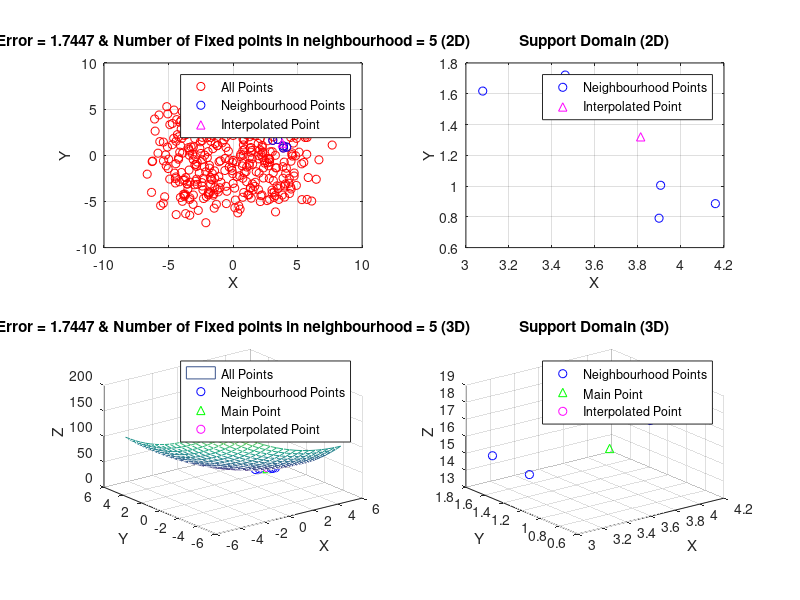
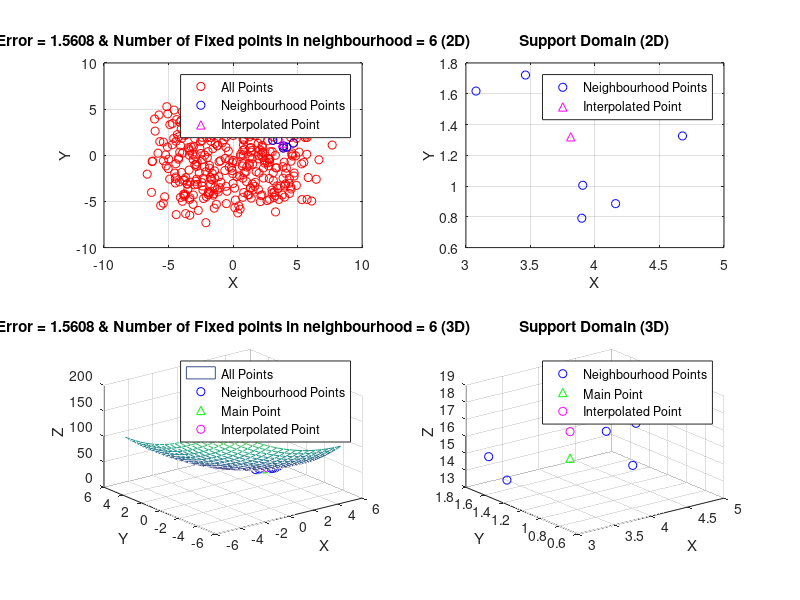
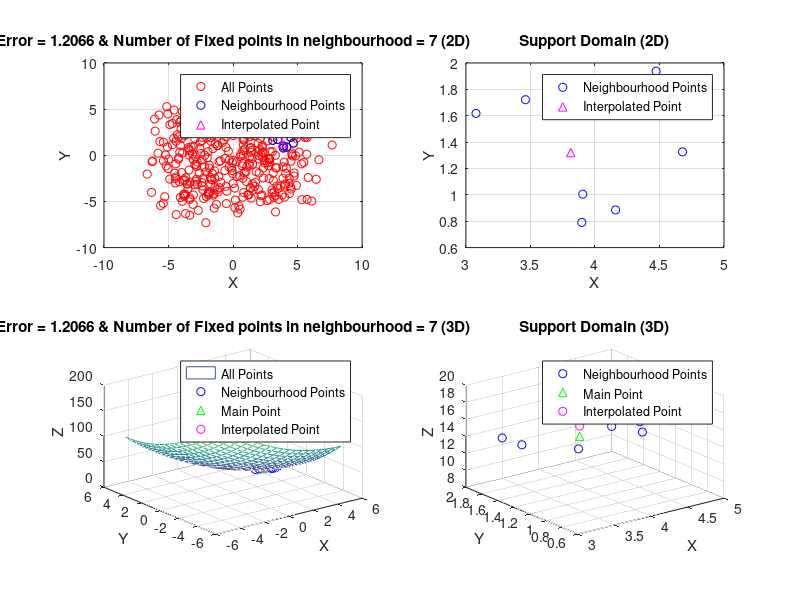
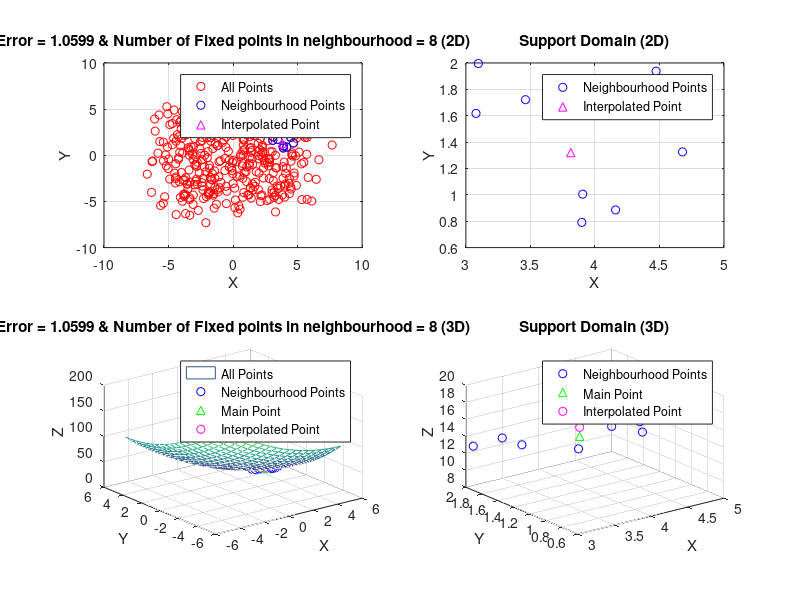

MATLAB code to generate these figures, in order:
%% ========================================================================
%  GeoInterp : Numerical Interpolation & Approximation Methods in Geodesy
%  ------------------------------------------------------------------------
%  Script  : IDW.m
%  Purpose : Inverse Distance Weighting (IDW) interpolation experiment on
%            a noisy 2D grid. Studies how the interpolation error changes
%            with the number of neighbours (support domain size, k-NN).
%  ------------------------------------------------------------------------
%  Author  : Motahareh Esfandyari-Kaloukan
%  ========================================================================

clear
clc
close all
format long g

x = linspace(-5, 5, 20);
y = linspace(-5, 5, 20);

[X, Y] = meshgrid(x, y);

Z = (X-5).^2+(Y-5).^2;

X2 = X+randn(20, 20);
Y2 = Y+randn(20, 20);
Z2 = (X2-5).^2+(Y2-5).^2;

k = 1;
x = [];
y = []; 
z = [];

x = reshape(X2, [], 1) ;
y = reshape(Y2, [], 1) ;
z = reshape(Z2, [], 1) ;

x0 = x(255);
y0 = y(255);
z0 = z(255);

x(255,:) = [];
y(255,:) = [];
z(255,:) = [];

h = waitbar(0, 'Please wait...');

i = 1;

for n = 5:25
    
    [IDX,D] = knnsearch([x y],[x0 y0],'K',n) ;
    
    w = 1./D.^2;
    
    I(i,:) = sum(w' .*z(IDX))./sum(w');
        
    error = norm(I-z0);
    
    ERROR(i,:) = abs(I(i,:)-z0);
    
    Name = ['Error = ' , num2str(ERROR(i,:)) , ' & Number of Fixed points in neighbourhood = ' , num2str(n)];
    
    figure(i)
    subplot(2,2,1)
    plot(x,y,'ro') , hold on , plot(x(IDX),y(IDX),'bo') , hold on , plot(x0,y0,'m^')
    xlabel('X') , ylabel('Y') , title([Name , ' (2D)'])
    legend('All Points','Neighbourhood Points','Interpolated Point') , grid on
    
    subplot(2,2,2)
    plot(x(IDX),y(IDX),'bo') , hold on , plot(x0,y0,'m^')
    xlabel('X') , ylabel('Y') , title('Support Domain (2D)')
    legend('Neighbourhood Points','Interpolated Point') , grid on
    
    subplot (2,2,3)
    mesh(X,Y,Z) , hold on , plot3(x(IDX),y(IDX),z(IDX),'bo') , hold on
    plot3(x0,y0,z0,'g^') , hold on , plot3(x0,y0,I (i,:),'mo')
    xlabel('X') , ylabel('Y') , zlabel('Z') , title([Name , ' (3D)'])
    legend('All Points','Neighbourhood Points','Main Point','Interpolated Point') , grid on
    
    subplot(2,2,4)
    plot3(x(IDX),y(IDX),z(IDX),'bo') , hold on
    plot3(x0,y0,z0,'g^') , hold on , plot3(x0,y0,I (i,:),'mo')
    xlabel('X') , ylabel('Y') , zlabel('Z') , title('Support Domain (3D)')
    legend('Neighbourhood Points','Main Point','Interpolated Point') , grid on
    
    waitbar(i/21)
    
    i = i+1;
    
end

close(h)

figure(i)

n = 5:25;

plot(n, ERROR), xlabel('Number of fixed point in the support domain')
ylabel('Error of interpolation'),
title('Interpolation error according to the size of support domain')
